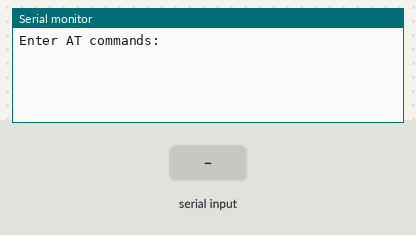
The sketch below on a simulated Arduino Uno, built with avr-gcc and run on an emulated ATmega328P. Parts: the last lines printed to the serial monitor. Inputs (shaded band) come from the test bench.

Above: at 1.2 s.
1.3 s: "1" received over the second serial link
At 2.4 s:
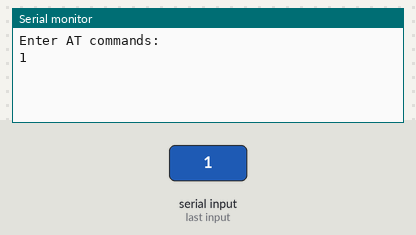
2.8 s: "0" received over the second serial link
At 3.6 s:
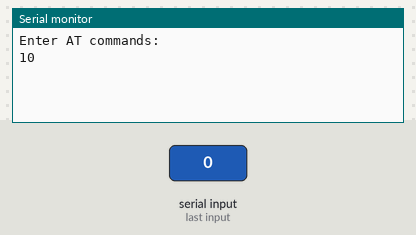

The sketch:

test.ino
```cpp
#include <SoftwareSerial.h>

SoftwareSerial BTSerial(5, 6); // RX | TX

void setup()
{
  Serial.begin(9600);
  Serial.println("Enter AT commands:");
  BTSerial.begin(38400);       // HC-05 default speed in AT command more
}

void loop()
{
  if (BTSerial.available())    // read from HC-05 and send to Arduino Serial Monitor
  Serial.write(BTSerial.read());

  if (Serial.available())     // Keep reading from Arduino Serial Monitor and send to HC-05
  BTSerial.write(Serial.read());
}
```

Measured:
- after the input at 1.3 s, the serial monitor: prints a new line at once (image 1)
- after the input at 2.8 s, the serial monitor: prints a new line at once (image 2)
